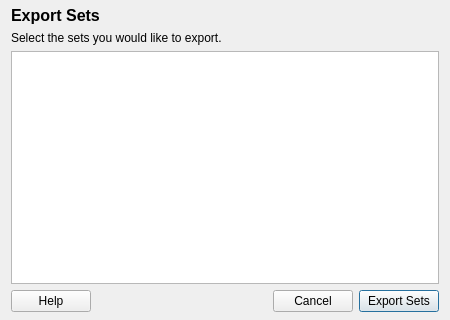
<?xml version="1.0" encoding="UTF-8"?>
<ui version="4.0">
 <class>exportSets</class>
 <widget class="QDialog" name="exportSets">
  <property name="geometry">
   <rect>
    <x>0</x>
    <y>0</y>
    <width>450</width>
    <height>320</height>
   </rect>
  </property>
  <property name="minimumSize">
   <size>
    <width>450</width>
    <height>0</height>
   </size>
  </property>
  <property name="windowTitle">
   <string>Export Sets - fwbackups</string>
  </property>
  <property name="windowIcon">
   <iconset resource="../../fwbackups.qrc">
    <normaloff>:/program-icons/program-icons/document-save.png</normaloff>:/program-icons/program-icons/document-save.png</iconset>
  </property>
  <layout class="QVBoxLayout" name="verticalLayout">
   <property name="topMargin">
    <number>6</number>
   </property>
   <property name="bottomMargin">
    <number>8</number>
   </property>
   <item>
    <widget class="QLabel" name="label">
     <property name="font">
      <font>
       <pointsize>12</pointsize>
       <weight>75</weight>
       <bold>true</bold>
      </font>
     </property>
     <property name="text">
      <string>Export Sets</string>
     </property>
    </widget>
   </item>
   <item>
    <layout class="QGridLayout" name="gridLayout">
     <item row="0" column="0" colspan="2">
      <widget class="QLabel" name="label_3">
       <property name="text">
        <string>Select the sets you would like to export.</string>
       </property>
      </widget>
     </item>
     <item row="1" column="0" colspan="2">
      <widget class="QListWidget" name="exportSetsList"/>
     </item>
    </layout>
   </item>
   <item>
    <layout class="QHBoxLayout" name="horizontalLayout">
     <item>
      <widget class="QPushButton" name="helpButton">
       <property name="text">
        <string>Help</string>
       </property>
      </widget>
     </item>
     <item>
      <spacer name="horizontalSpacer">
       <property name="orientation">
        <enum>Qt::Horizontal</enum>
       </property>
       <property name="sizeHint" stdset="0">
        <size>
         <width>40</width>
         <height>5</height>
        </size>
       </property>
      </spacer>
     </item>
     <item>
      <widget class="QPushButton" name="cancelButton">
       <property name="text">
        <string>Cancel</string>
       </property>
      </widget>
     </item>
     <item>
      <widget class="QPushButton" name="exportSetsButton">
       <property name="text">
        <string>Export Sets</string>
       </property>
       <property name="default">
        <bool>true</bool>
       </property>
      </widget>
     </item>
    </layout>
   </item>
  </layout>
 </widget>
 <resources>
  <include location="../../fwbackups.qrc"/>
 </resources>
 <connections/>
</ui>
